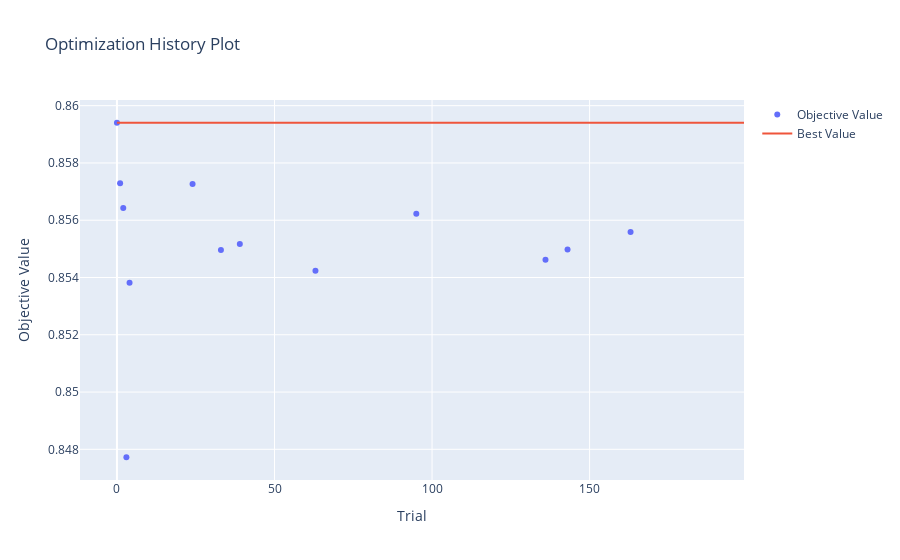

Notebook code cell kept with this figure:
### Code cell
optuna.visualization.plot_optimization_history(study)

### Figure 1 — Plotly figure (JSON) as saved in the notebook; plotly's stock layout.template omitted (floating-point values rounded to 4 significant figures; data arrays with more than 128 entries replaced by an {"elided": "..."} marker saying what was removed)
{"data": [{"mode": "markers", "name": "Objective Value", "type": "scatter", "x": [0, 1, 2, 3, 4, 24, 33, 39, 63, 95, 136, 143, 163], "y": [0.8594, 0.8573, 0.8564, 0.8477, 0.8538, 0.8573, 0.855, 0.8552, 0.8542, 0.8562, 0.8546, 0.855, 0.8556]}, {"mode": "lines", "name": "Best Value", "type": "scatter", "x": {"elided": "200 int values"}, "y": {"elided": "200 float values"}}, {"marker": {"color": "#cccccc"}, "mode": "markers", "name": "Infeasible Trial", "showlegend": false, "type": "scatter", "x": [], "y": []}], "layout": {"title": {"text": "Optimization History Plot"}, "xaxis": {"title": {"text": "Trial"}}, "yaxis": {"title": {"text": "Objective Value"}}}}
